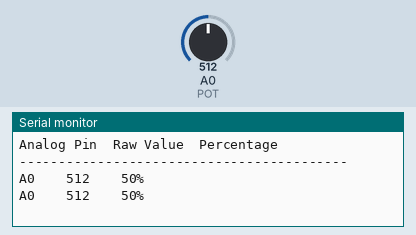
Simulated run of this sketch. Board: Arduino Uno, built with avr-gcc and run on an emulated ATmega328P. On the bench: the last lines printed to the serial monitor. Inputs (shaded band) come from the test bench; at power-on: A0 (POT) = 512.

Above: at 1.8 s.
1.9 s: A0 (POT) set to 716
At 2.8 s:
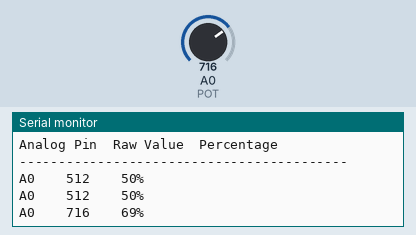
3.4 s: A0 (POT) set to 900
At 4.7 s:
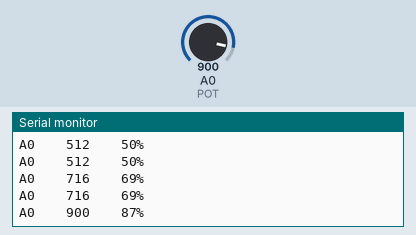
Timing chart, 0 to 6.4 s (numbered marks = the images above; inputs shaded):
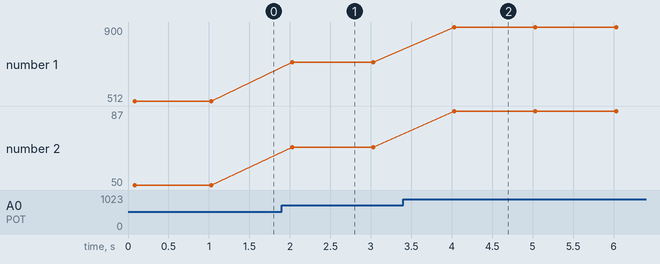

The sketch:

7-2-pot_tabular_printing.ino
```cpp
const int POT = 0;  // Analog pin 0
int potVal = 0;
int potPercentage = 0;

void setup() {
  // put your setup code here, to run once:
  Serial.begin(9600);
}

void loop() {
  // put your main code here, to run repeatedly:

  Serial.println("\nAnalog Pin\tRaw Value\tPercentage");
  Serial.println("------------------------------------------");
  for (int i = 0; i < 10; i++) {
    potVal = analogRead(POT);
    potPercentage = map(potVal, 0, 1023, 0, 100);  // Convert to percentage

    Serial.print("A0\t\t");
    Serial.print(potVal);
    Serial.print("\t\t");
    Serial.print(potPercentage);
    Serial.println("%");
    delay(1000);
  }
}
```

Measured:
- after the input at 1.9 s, the serial monitor: prints a new line after 0.13 s (image 1)
- after the input at 3.4 s, the serial monitor: prints a new line after 0.63 s (image 2)
- plotted number 1: 512 → 716 after the input at 1.9 s, 716 → 900 after the input at 3.4 s
- plotted number 2: 50 → 69 after the input at 1.9 s, 69 → 87 after the input at 3.4 s
